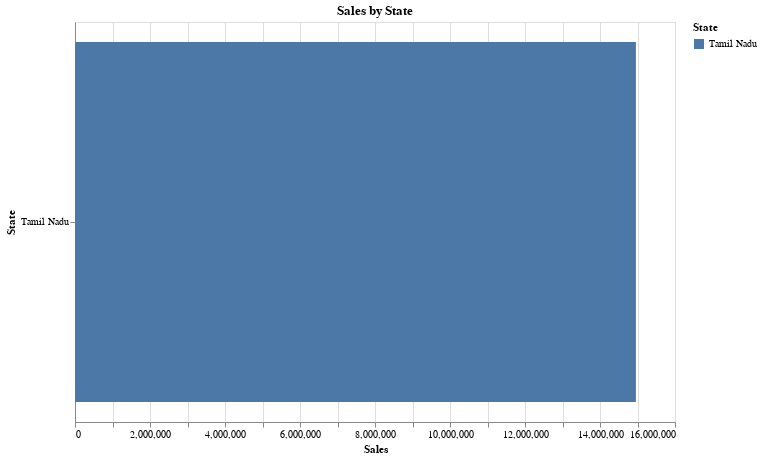

The notebook cell this image was saved under:
### Markdown cell above
**2. Interactive Bar Chart for Sales by State**

### Code cell
# Prepare data for Sales by State
sales_by_state = sales_df.groupby('State')['Sales'].sum().reset_index().nlargest(10, 'Sales')

# Create an interactive bar chart
bar_chart = alt.Chart(sales_by_state).mark_bar().encode(
    x=alt.X('Sales:Q', title='Sales'),
    y=alt.Y('State:N', title='State'),
    color='State:N'
).properties(
    title='Sales by State',
    width=600,
    height=400
)

# Show the chart
bar_chart

### Figure 1 — Vega-Lite specification as saved in the notebook (floating-point values rounded to 4 significant figures)
{"config": {"view": {"continuousWidth": 300, "continuousHeight": 300}}, "data": {"name": "data-6b37fc25a7e1ecd9ad13c9af7fc8ac3f"}, "mark": {"type": "bar"}, "encoding": {"color": {"field": "State", "type": "nominal"}, "x": {"field": "Sales", "title": "Sales", "type": "quantitative"}, "y": {"field": "State", "title": "State", "type": "nominal"}}, "height": 400, "title": "Sales by State", "width": 600, "$schema": "https://vega.github.io/schema/vega-lite/v5.20.1.json", "datasets": {"data-6b37fc25a7e1ecd9ad13c9af7fc8ac3f": [{"State": "Tamil Nadu", "Sales": 14956982}]}}
